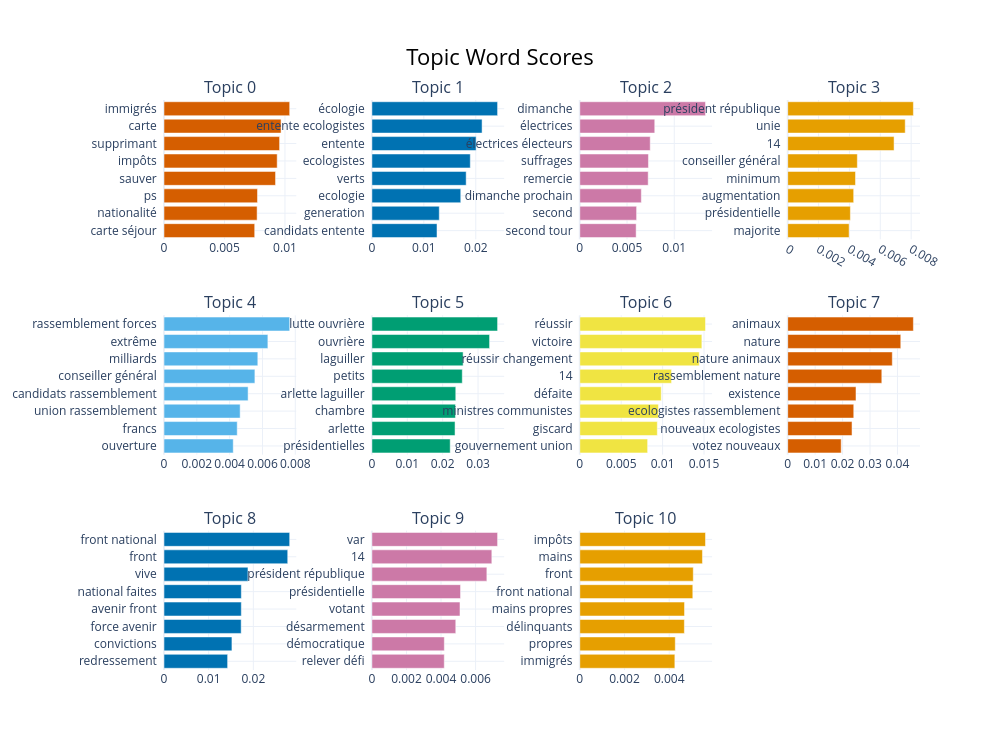

Notebook source saved alongside this figure:
### Markdown cell above
We find 36% of documents without a specific topic. This is consistant with the literature and usual BERT usages. We still have a decent part of the documents that can be analyzed.

### Code cell
if len(df) > 0:
    # Show topics
    topic_info = topic_model.get_topic_info()
    print(topic_info.head(N_TOPICS).to_string())
    
    # Viz topics
    fig = topic_model.visualize_barchart(top_n_topics=N_TOPICS, n_words=8)
    fig.write_html("plots/bertopic_barchart.html")
    fig.show()

### Figure 1 — Plotly figure (JSON) as saved in the notebook; plotly's stock layout.template omitted (floating-point values rounded to 4 significant figures)
{"data": [{"marker": {"color": "#D55E00"}, "orientation": "h", "type": "bar", "x": [0.007497, 0.007697, 0.007728, 0.009221, 0.009356, 0.009554, 0.009676, 0.01039], "xaxis": "x", "y": ["carte séjour  ", "nationalité  ", "ps  ", "sauver  ", "impôts  ", "supprimant  ", "carte  ", "immigrés  "], "yaxis": "y"}, {"marker": {"color": "#0072B2"}, "orientation": "h", "type": "bar", "x": [0.01254, 0.01297, 0.01711, 0.01815, 0.01894, 0.02006, 0.02121, 0.0242], "xaxis": "x2", "y": ["candidats entente  ", "generation  ", "ecologie  ", "verts  ", "ecologistes  ", "entente  ", "entente ecologistes  ", "écologie  "], "yaxis": "y2"}, {"marker": {"color": "#CC79A7"}, "orientation": "h", "type": "bar", "x": [0.005965, 0.006014, 0.006513, 0.00724, 0.007267, 0.007457, 0.007936, 0.01331], "xaxis": "x3", "y": ["second tour  ", "second  ", "dimanche prochain  ", "remercie  ", "suffrages  ", "électrices électeurs  ", "électrices  ", "dimanche  "], "yaxis": "y3"}, {"marker": {"color": "#E69F00"}, "orientation": "h", "type": "bar", "x": [0.00398, 0.004062, 0.004275, 0.004393, 0.004512, 0.006892, 0.007615, 0.008144], "xaxis": "x4", "y": ["majorite  ", "présidentielle  ", "augmentation  ", "minimum  ", "conseiller général  ", "14  ", "unie  ", "président république  "], "yaxis": "y4"}, {"marker": {"color": "#56B4E9"}, "orientation": "h", "type": "bar", "x": [0.004219, 0.004462, 0.00464, 0.005125, 0.005539, 0.005717, 0.00633, 0.007659], "xaxis": "x5", "y": ["ouverture  ", "francs  ", "union rassemblement  ", "candidats rassemblement  ", "conseiller général  ", "milliards  ", "extrême  ", "rassemblement forces  "], "yaxis": "y5"}, {"marker": {"color": "#009E73"}, "orientation": "h", "type": "bar", "x": [0.02213, 0.0235, 0.02362, 0.0237, 0.02554, 0.02578, 0.03326, 0.03552], "xaxis": "x6", "y": ["présidentielles  ", "arlette  ", "chambre  ", "arlette laguiller  ", "petits  ", "laguiller  ", "ouvrière  ", "lutte ouvrière  "], "yaxis": "y6"}, {"marker": {"color": "#F0E442"}, "orientation": "h", "type": "bar", "x": [0.00819, 0.00936, 0.009494, 0.009834, 0.01108, 0.01442, 0.01474, 0.01518], "xaxis": "x7", "y": ["gouvernement union  ", "giscard  ", "ministres communistes  ", "défaite  ", "14  ", "réussir changement  ", "victoire  ", "réussir  "], "yaxis": "y7"}, {"marker": {"color": "#D55E00"}, "orientation": "h", "type": "bar", "x": [0.0195, 0.02344, 0.02407, 0.02489, 0.0343, 0.03812, 0.04121, 0.04581], "xaxis": "x8", "y": ["votez nouveaux  ", "nouveaux ecologistes  ", "ecologistes rassemblement  ", "existence  ", "rassemblement nature  ", "nature animaux  ", "nature  ", "animaux  "], "yaxis": "y8"}, {"marker": {"color": "#0072B2"}, "orientation": "h", "type": "bar", "x": [0.01424, 0.01521, 0.01727, 0.0173, 0.01731, 0.01879, 0.0277, 0.02813], "xaxis": "x9", "y": ["redressement  ", "convictions  ", "force avenir  ", "avenir front  ", "national faites  ", "vive  ", "front  ", "front national  "], "yaxis": "y9"}, {"marker": {"color": "#CC79A7"}, "orientation": "h", "type": "bar", "x": [0.004189, 0.004191, 0.004853, 0.005098, 0.00513, 0.006653, 0.00694, 0.007273], "xaxis": "x10", "y": ["relever défi  ", "démocratique  ", "désarmement  ", "votant  ", "présidentielle  ", "président république  ", "14  ", "var  "], "yaxis": "y10"}, {"marker": {"color": "#E69F00"}, "orientation": "h", "type": "bar", "x": [0.004253, 0.004272, 0.004678, 0.004686, 0.005056, 0.005077, 0.005488, 0.005624], "xaxis": "x11", "y": ["immigrés  ", "propres  ", "délinquants  ", "mains propres  ", "front national  ", "front  ", "mains  ", "impôts  "], "yaxis": "y11"}], "layout": {"annotations": [{"font": {"size": 16}, "showarrow": false, "text": "Topic 0", "x": 0.0875, "xanchor": "center", "xref": "paper", "y": 1, "yanchor": "bottom", "yref": "paper"}, {"font": {"size": 16}, "showarrow": false, "text": "Topic 1", "x": 0.3625, "xanchor": "center", "xref": "paper", "y": 1, "yanchor": "bottom", "yref": "paper"}, {"font": {"size": 16}, "showarrow": false, "text": "Topic 2", "x": 0.6375, "xanchor": "center", "xref": "paper", "y": 1, "yanchor": "bottom", "yref": "paper"}, {"font": {"size": 16}, "showarrow": false, "text": "Topic 3", "x": 0.9125, "xanchor": "center", "xref": "paper", "y": 1, "yanchor": "bottom", "yref": "paper"}, {"font": {"size": 16}, "showarrow": false, "text": "Topic 4", "x": 0.0875, "xanchor": "center", "xref": "paper", "y": 0.6222, "yanchor": "bottom", "yref": "paper"}, {"font": {"size": 16}, "showarrow": false, "text": "Topic 5", "x": 0.3625, "xanchor": "center", "xref": "paper", "y": 0.6222, "yanchor": "bottom", "yref": "paper"}, {"font": {"size": 16}, "showarrow": false, "text": "Topic 6", "x": 0.6375, "xanchor": "center", "xref": "paper", "y": 0.6222, "yanchor": "bottom", "yref": "paper"}, {"font": {"size": 16}, "showarrow": false, "text": "Topic 7", "x": 0.9125, "xanchor": "center", "xref": "paper", "y": 0.6222, "yanchor": "bottom", "yref": "paper"}, {"font": {"size": 16}, "showarrow": false, "text": "Topic 8", "x": 0.0875, "xanchor": "center", "xref": "paper", "y": 0.2444, "yanchor": "bottom", "yref": "paper"}, {"font": {"size": 16}, "showarrow": false, "text": "Topic 9", "x": 0.3625, "xanchor": "center", "xref": "paper", "y": 0.2444, "yanchor": "bottom", "yref": "paper"}, {"font": {"size": 16}, "showarrow": false, "text": "Topic 10", "x": 0.6375, "xanchor": "center", "xref": "paper", "y": 0.2444, "yanchor": "bottom", "yref": "paper"}], "height": 750, "hoverlabel": {"bgcolor": "white", "font": {"family": "Rockwell", "size": 16}}, "showlegend": false, "title": {"font": {"color": "Black", "size": 22}, "text": "Topic Word Scores", "x": 0.5, "xanchor": "center", "yanchor": "top"}, "width": 1000, "xaxis": {"anchor": "y", "domain": [0, 0.175], "showgrid": true}, "xaxis10": {"anchor": "y10", "domain": [0.275, 0.45], "showgrid": true}, "xaxis11": {"anchor": "y11", "domain": [0.55, 0.725], "showgrid": true}, "xaxis12": {"anchor": "y12", "domain": [0.825, 1], "showgrid": true}, "xaxis2": {"anchor": "y2", "domain": [0.275, 0.45], "showgrid": true}, "xaxis3": {"anchor": "y3", "domain": [0.55, 0.725], "showgrid": true}, "xaxis4": {"anchor": "y4", "domain": [0.825, 1], "showgrid": true}, "xaxis5": {"anchor": "y5", "domain": [0, 0.175], "showgrid": true}, "xaxis6": {"anchor": "y6", "domain": [0.275, 0.45], "showgrid": true}, "xaxis7": {"anchor": "y7", "domain": [0.55, 0.725], "showgrid": true}, "xaxis8": {"anchor": "y8", "domain": [0.825, 1], "showgrid": true}, "xaxis9": {"anchor": "y9", "domain": [0, 0.175], "showgrid": true}, "yaxis": {"anchor": "x", "domain": [0.7556, 1], "showgrid": true}, "yaxis10": {"anchor": "x10", "domain": [0, 0.2444], "showgrid": true}, "yaxis11": {"anchor": "x11", "domain": [0, 0.2444], "showgrid": true}, "yaxis12": {"anchor": "x12", "domain": [0, 0.2444], "showgrid": true}, "yaxis2": {"anchor": "x2", "domain": [0.7556, 1], "showgrid": true}, "yaxis3": {"anchor": "x3", "domain": [0.7556, 1], "showgrid": true}, "yaxis4": {"anchor": "x4", "domain": [0.7556, 1], "showgrid": true}, "yaxis5": {"anchor": "x5", "domain": [0.3778, 0.6222], "showgrid": true}, "yaxis6": {"anchor": "x6", "domain": [0.3778, 0.6222], "showgrid": true}, "yaxis7": {"anchor": "x7", "domain": [0.3778, 0.6222], "showgrid": true}, "yaxis8": {"anchor": "x8", "domain": [0.3778, 0.6222], "showgrid": true}, "yaxis9": {"anchor": "x9", "domain": [0, 0.2444], "showgrid": true}}}
